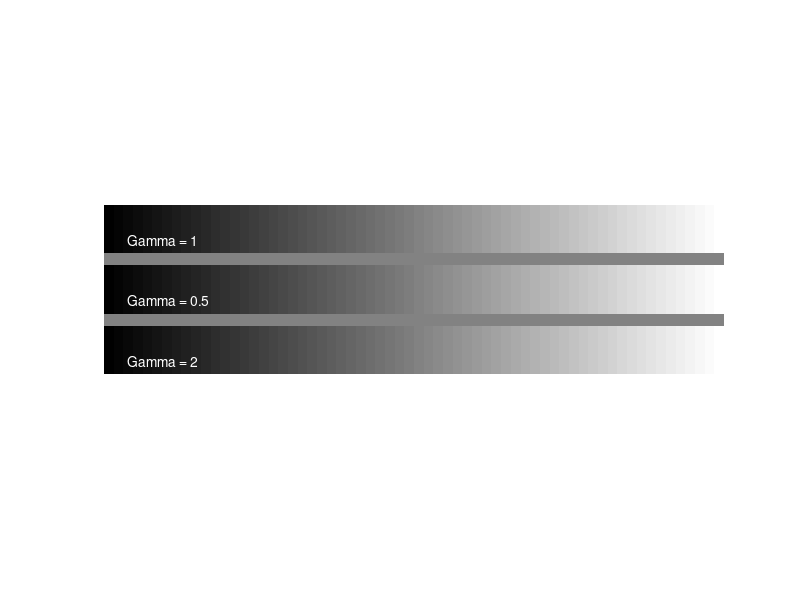

This chart was generated by the following MATLAB code:
clear 'all';
close 'all';

%linear gray wedge
Image = ones(20,1)*[0:255];

%add some constant lines
Image = [Image; 128*ones(5,256)];

%gamma 0.5
Image0_5 = ones(20,1)*[0:255];%???????????????
Image = [Image; Image0_5];

%add some constant lines
Image = [Image; 128*ones(5,256)];

%gamma 2
Image2_0 = ones(20,1)*[0:255];%???????????????
Image = [Image; Image2_0];

%plot it
figure(1);
imshow(uint8(Image))
text(10,15, 'Gamma = 1', 'Fontsize', 10, 'Color', [1 1 1]);
text(10,40, 'Gamma = 0.5', 'Fontsize', 10, 'Color', [1 1 1]);
text(10,65, 'Gamma = 2', 'Fontsize', 10, 'Color', [1 1 1]);

